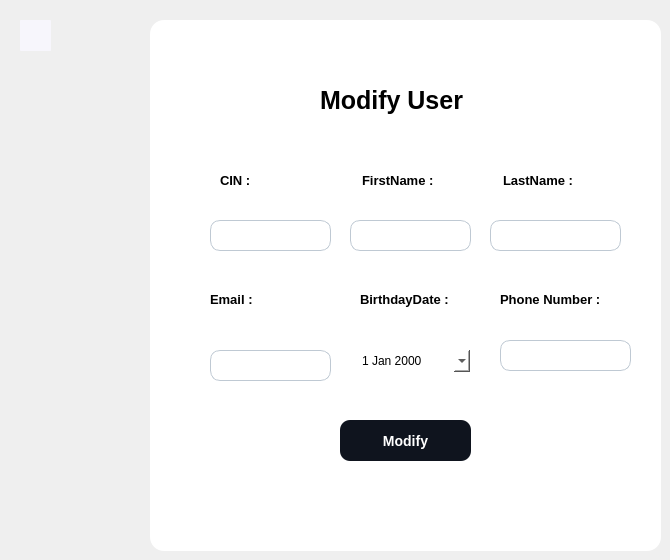
             <widget class="QWidget" name="page_7">
              <widget class="QWidget" name="add_container_5" native="true">
               <property name="geometry">
                <rect>
                 <x>150</x>
                 <y>20</y>
                 <width>511</width>
                 <height>531</height>
                </rect>
               </property>
               <property name="styleSheet">
                <string notr="true">background-color :white ; 
border-radius :14px ; 
</string>
               </property>
               <widget class="QPushButton" name="pushButton_4">
                <property name="geometry">
                 <rect>
                  <x>480</x>
                  <y>10</y>
                  <width>21</width>
                  <height>21</height>
                 </rect>
                </property>
                <property name="cursor">
                 <cursorShape>PointingHandCursor</cursorShape>
                </property>
                <property name="styleSheet">
                 <string notr="true">QPushButton{
	image: url(:/icons/tsawer/code.svg);
 }

QPushButton::hover {
	image: url(:/icons/tsawer/code_hover.svg);
}</string>
                </property>
                <property name="text">
                 <string/>
                </property>
               </widget>
               <widget class="QLineEdit" name="lname2">
                <property name="geometry">
                 <rect>
                  <x>340</x>
                  <y>200</y>
                  <width>131</width>
                  <height>31</height>
                 </rect>
                </property>
                <property name="styleSheet">
                 <string notr="true">	background-color:white ; 
	border-radius:10px ; 
	font-size:13px ; 
	padding-left : 15px ; 
	border:1px solid #BFC9D3 ; </string>
                </property>
               </widget>
               <widget class="QLineEdit" name="email2">
                <property name="geometry">
                 <rect>
                  <x>60</x>
                  <y>330</y>
                  <width>121</width>
                  <height>31</height>
                 </rect>
                </property>
                <property name="styleSheet">
                 <string notr="true">	background-color:white ; 
	border-radius:10px ; 
	font-size:13px ; 
	padding-left : 15px ; 
	border:1px solid #BFC9D3 ; </string>
                </property>
               </widget>
               <widget class="QLabel" name="label_31">
                <property name="geometry">
                 <rect>
                  <x>212</x>
                  <y>140</y>
                  <width>135</width>
                  <height>40</height>
                 </rect>
                </property>
                <property name="styleSheet">
                 <string notr="true">font-size:13px;
font-weight:bold ; </string>
                </property>
                <property name="text">
                 <string>FirstName :</string>
                </property>
               </widget>
               <widget class="QLabel" name="label_32">
                <property name="geometry">
                 <rect>
                  <x>60</x>
                  <y>260</y>
                  <width>136</width>
                  <height>39</height>
                 </rect>
                </property>
                <property name="styleSheet">
                 <string notr="true">font-size:13px;
font-weight:bold ; </string>
                </property>
                <property name="text">
                 <string>Email :</string>
                </property>
               </widget>
               <widget class="QLineEdit" name="fname2">
                <property name="geometry">
                 <rect>
                  <x>200</x>
                  <y>200</y>
                  <width>121</width>
                  <height>31</height>
                 </rect>
                </property>
                <property name="styleSheet">
                 <string notr="true">	background-color:white ; 
	border-radius:10px ; 
	font-size:13px ; 
	padding-left : 15px ; 
	border:1px solid #BFC9D3 ; </string>
                </property>
               </widget>
               <widget class="QLabel" name="label_33">
                <property name="geometry">
                 <rect>
                  <x>353</x>
                  <y>140</y>
                  <width>136</width>
                  <height>40</height>
                 </rect>
                </property>
                <property name="styleSheet">
                 <string notr="true">font-size:13px;
font-weight:bold ; </string>
                </property>
                <property name="text">
                 <string>LastName :</string>
                </property>
               </widget>
               <widget class="QDateEdit" name="birthday2">
                <property name="geometry">
                 <rect>
                  <x>210</x>
                  <y>330</y>
                  <width>110</width>
                  <height>22</height>
                 </rect>
                </property>
                <property name="calendarPopup">
                 <bool>true</bool>
                </property>
               </widget>
               <widget class="QLabel" name="label_34">
                <property name="geometry">
                 <rect>
                  <x>170</x>
                  <y>50</y>
                  <width>181</width>
                  <height>61</height>
                 </rect>
                </property>
                <property name="styleSheet">
                 <string notr="true">	font-size: 25px ; 
	font-weight:bold ; </string>
                </property>
                <property name="text">
                 <string>Modify User</string>
                </property>
               </widget>
               <widget class="QLabel" name="label_35">
                <property name="geometry">
                 <rect>
                  <x>70</x>
                  <y>140</y>
                  <width>136</width>
                  <height>40</height>
                 </rect>
                </property>
                <property name="styleSheet">
                 <string notr="true">font-size:13px;
font-weight:bold ; </string>
                </property>
                <property name="text">
                 <string>CIN :</string>
                </property>
               </widget>
               <widget class="QLabel" name="label_36">
                <property name="geometry">
                 <rect>
                  <x>350</x>
                  <y>260</y>
                  <width>136</width>
                  <height>39</height>
                 </rect>
                </property>
                <property name="styleSheet">
                 <string notr="true">font-size:13px;
font-weight:bold ; </string>
                </property>
                <property name="text">
                 <string>Phone Number :</string>
                </property>
               </widget>
               <widget class="QLineEdit" name="phone2">
                <property name="geometry">
                 <rect>
                  <x>350</x>
                  <y>320</y>
                  <width>131</width>
                  <height>31</height>
                 </rect>
                </property>
                <property name="styleSheet">
                 <string notr="true">	background-color:white ; 
	border-radius:10px ; 
	font-size:13px ; 
	padding-left : 15px ; 
	border:1px solid #BFC9D3 ; </string>
                </property>
               </widget>
               <widget class="QLabel" name="label_37">
                <property name="geometry">
                 <rect>
                  <x>210</x>
                  <y>260</y>
                  <width>135</width>
                  <height>39</height>
                 </rect>
                </property>
                <property name="styleSheet">
                 <string notr="true">font-size:13px;
font-weight:bold ; </string>
                </property>
                <property name="text">
                 <string>BirthdayDate :</string>
                </property>
               </widget>
               <widget class="QLineEdit" name="cin2">
                <property name="geometry">
                 <rect>
                  <x>60</x>
                  <y>200</y>
                  <width>121</width>
                  <height>31</height>
                 </rect>
                </property>
                <property name="styleSheet">
                 <string notr="true">	background-color:white ; 
	border-radius:10px ; 
	font-size:13px ; 
	padding-left : 15px ; 
	border:1px solid #BFC9D3 ; </string>
                </property>
                <property name="echoMode">
                 <enum>QLineEdit::Normal</enum>
                </property>
               </widget>
               <widget class="QPushButton" name="modifyuser">
                <property name="geometry">
                 <rect>
                  <x>190</x>
                  <y>400</y>
                  <width>131</width>
                  <height>41</height>
                 </rect>
                </property>
                <property name="styleSheet">
                 <string notr="true">#modifyuser {
	background-color:#0F141E ; 
	border-radius:10px ; 
	color : white ; 
	font-size:14px ; 
	font-weight:bold; 
}

#modifyuser::hover {
	background-color:#4AC7EA ; 
	color:white ; 
}</string>
                </property>
                <property name="text">
                 <string>Modify</string>
                </property>
               </widget>
              </widget>
              <widget class="QPushButton" name="back_5">
               <property name="geometry">
                <rect>
                 <x>20</x>
                 <y>20</y>
                 <width>31</width>
                 <height>31</height>
                </rect>
               </property>
               <property name="cursor">
                <cursorShape>PointingHandCursor</cursorShape>
               </property>
               <property name="styleSheet">
                <string notr="true">QPushButton {
	background-color:#F7F6FC; 
	border-radius:1px ; 
	image: url(:/icons/tsawer/arrow-left.svg);
}

QPushButton::hover {
	
	image: url(:/icons/tsawer/arrow-left_hover.svg);
}</string>
               </property>
               <property name="text">
                <string/>
               </property>
              </widget>
             </widget>
